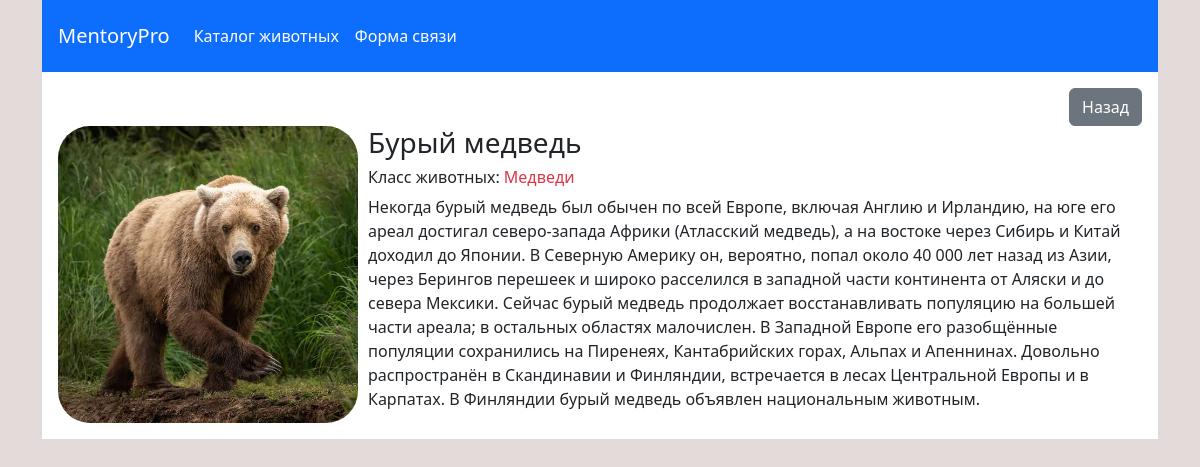
Screenshot of /animals/breed/26 with the database file from the repository.
### animals/models.py (models this page shows, shortened)
class Breeds (models.Model):
    title = models.CharField(max_length=100, blank=False, verbose_name='Название породы')
    animal_type = models.ForeignKey('AnimalClass', on_delete=models.CASCADE, blank=False, verbose_name='Вид животных')
    description = models.TextField(blank=True, verbose_name='Описание')
    created_at = models.DateTimeField(auto_now_add=True, blank=True, verbose_name='Дата создания')
    updated_at = models.DateTimeField(auto_now=True, blank=True, verbose_name='Дата обновления')
    photo = models.ImageField(upload_to='media/breeds/%Y/%m/%d', verbose_name='Изображение', blank=True)
    class Meta:
        verbose_name = 'Породы'
        verbose_name_plural = 'Порода'
        ordering = ['-created_at']

class AnimalClass (models.Model):
    title = models.CharField(max_length=100, blank=False, verbose_name='Название класса животных')
    created_at = models.DateTimeField(auto_now_add=True, blank=True, verbose_name='Дата создания')
    updated_at = models.DateTimeField(auto_now=True, blank=True, verbose_name='Дата обновления')
    photo = models.ImageField(upload_to='media/animalClass/%Y/%m/%d', verbose_name='Изображение', blank=True)
    class Meta:
        verbose_name = 'Класс животных'
        verbose_name_plural = 'Класс животных'
        ordering = ['-created_at']
    def __str__(self):
        return self.title

### animals/views.py (the view)
# urls.py: path('breed/<int:breed_id>', animal_detail),
def animal_detail(request, breed_id):
    template = 'animals/animal_detail.html'
    animal = Breeds.objects.get(pk=breed_id)
    context = {
        'animal': animal
    }
    return render(request, template, context)

### animals/templates/animals/animal_detail.html
{% extends 'base.html' %}
{% load static %}
{% block content %}
    <div class="text-end">
        <a class="btn btn-secondary" href="/animals" >Назад</a>
    </div>
    <div class="row">
        <div style="width: 310px">
            <img src="/media/{{ animal.photo }}" style="width: 300px" class="rounded-5"/>
        </div>
        <div class="col">
            <h3>
                {{ animal.title }}
            </h3>
            <h6>Класс животных:
                <span class="text-danger">{{ animal.animal_type }}</span>
            </h6>
            <span>
                {{ animal.description }}
            </span>
        </div>
    </div>
{% endblock %}

### rows the page displays
Breeds: photo (picture), title "Бурый медведь", animal_type "Медведи", description "Некогда бурый медведь был обычен по всей Европе, включая Англию и Ирландию, на юге его ареал достигал северо-запада Африки (Атласский медведь), а на востоке через Сибирь и Китай доходил до Японии. В Северную Америку он, вероятно, попал около 40 000 лет назад из Азии, через Берингов перешеек и широко расселился в западной части континента от Аляски и до севера Мексики. Сейчас бурый медведь продолжает восстанавливать популяцию на большей части ареала; в остальных областях малочислен. В Западной Европе его разобщённые популяции сохранились на Пиренеях, Кантабрийских горах, Альпах и Апеннинах. Довольно распространён в Скандинавии и Финляндии, встречается в лесах Центральной Европы и в Карпатах.…"
